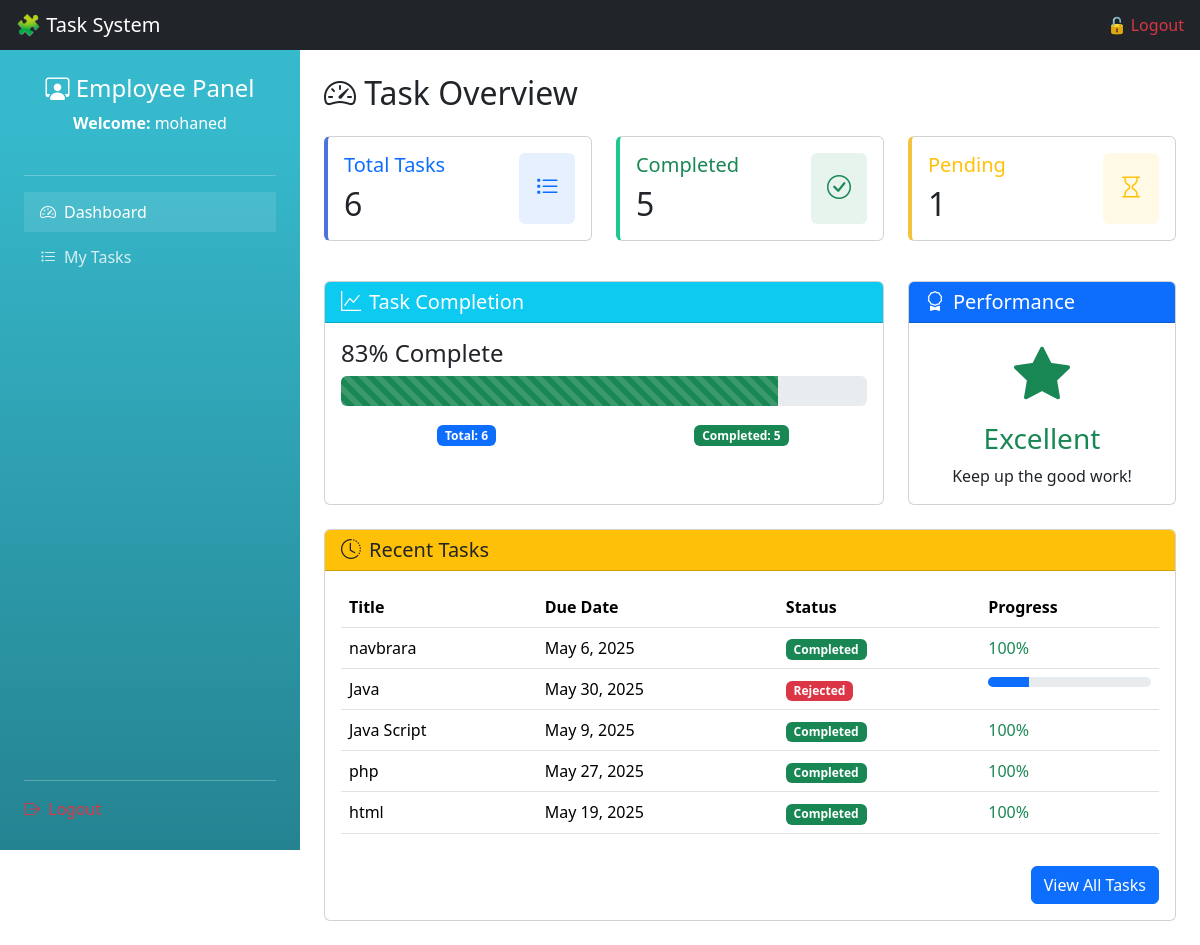
The app's page /views/employee/dashboard.php (signed in) with its own data.
### tables this page shows
CREATE TABLE `tasks` (
  `id` int(11) NOT NULL,
  `title` varchar(255) NOT NULL,
  `description` text DEFAULT NULL,
  `assigned_to` int(11) DEFAULT NULL,
  `created_by` int(11) DEFAULT NULL,
  `status` enum('assigned','in_progress','pending_review','accepted','rejected','completed') DEFAULT 'assigned',
  `due_date` date DEFAULT NULL,
  `created_at` timestamp NOT NULL DEFAULT current_timestamp(),
  `refusal_comment` text DEFAULT NULL,
  `employee_status` varchar(50) DEFAULT NULL
);

### includes/auth.php (called while the page is built, shortened)
<?php
function checkEmployee($conn)
{
    return [
        'employeeId' => $_SESSION['user_id'],
        'employeeName' => $_SESSION['user_name'] ?? 'Employee',
    ];
}

### models/task.php (called while the page is built, shortened)
<?php
class task {
    private $conn;
    public function __construct($dbConnection) {
        $this->conn = $dbConnection;
    }
    public function getTotalTasks($employeeId) {
        $stmt = $this->conn->prepare("SELECT COUNT(*) FROM tasks WHERE assigned_to = ?");
        $stmt->execute([$employeeId]);
        return (int) $stmt->fetchColumn();
    }
    public function getCompletedTasks($employeeId) {
        $stmt = $this->conn->prepare("SELECT COUNT(*) FROM tasks WHERE assigned_to = ? AND status = 'completed'");
        $stmt->execute([$employeeId]);
        return (int) $stmt->fetchColumn();
    }
public function getEmployeeRecentTasks($employeeId, $limit = 5) {
    $stmt = $this->conn->prepare("
        SELECT * FROM tasks
        WHERE assigned_to = :employeeId
        ORDER BY created_at DESC
        LIMIT :limit
    ");
    $stmt->bindValue(':employeeId', $employeeId, PDO::PARAM_INT);
    $stmt->bindValue(':limit', $limit, PDO::PARAM_INT);
    $stmt->execute();
    return $stmt->fetchAll(PDO::FETCH_ASSOC);
}
}

### views/employee/dashboard.php (the view, shortened to what this page needs)
<?php
require_once '../../config/db.php';
require_once '../../models/task.php';
require_once '../../includes/auth.php';
require_once '../../includes/header.php';
$auth = checkEmployee($conn);
$employeeId = $auth['employeeId'];
$employeeName = $auth['employeeName'];
$taskModel = new Task($conn);
$totalTasks = $taskModel->getTotalTasks($employeeId);
$completedTasks = $taskModel->getCompletedTasks($employeeId);
$pendingTasks = $totalTasks - $completedTasks;
$recentTasks = $taskModel->getEmployeeRecentTasks($employeeId, 5);
?>
<!DOCTYPE html>
<html lang="en">
<head>
    <link href="../../assets/bootstrap-5.3.3-dist/css/bootstrap.min.css" rel="stylesheet">
    <link rel="stylesheet" href="https://cdn.jsdelivr.net/npm/bootstrap-icons@1.10.0/font/bootstrap-icons.css">
</head>
<body>
<div class="container-fluid">
    <div class="row">
        <div class="col-md-3 sidebar text-white vh-100 p-4">
            <div class="d-flex flex-column h-100">
                <div class="mb-4 text-center">
                    <h4><i class="bi bi-person-workspace"></i> Employee Panel</h4>
                    <p class="mb-0"><strong>Welcome:</strong> <?= htmlspecialchars($employeeName) ?></p>
                </div>
                <hr class="bg-light">
                <div class="mb-3">
                    <ul class="nav flex-column">
                        <li class="nav-item">
                            <a href="dashboard.php" class="nav-link active"><i class="bi bi-speedometer2 me-2"></i>Dashboard</a>
                        </li>
                        <li class="nav-item">
                            <a href="my-tasks.php" class="nav-link"><i class="bi bi-list-task me-2"></i>My Tasks</a>
                        </li>
                    </ul>
                </div>
                <div class="mt-auto">
                    <hr class="bg-light">
                    <a href="../../public/logout.php" class="nav-link text-danger"><i class="bi bi-box-arrow-right me-2"></i>Logout</a>
                </div>
            </div>
        </div>
        <div class="col-md-9 p-4">
            <h2 class="mb-4"><i class="bi bi-speedometer2"></i> Task Overview</h2>
            <div class="row mb-4">
                <div class="col-md-4 mb-3">
                    <div class="card stat-card total h-100">
                        <div class="card-body">
                            <div class="d-flex justify-content-between">
                                <div>
                                    <h5 class="card-title text-primary">Total Tasks</h5>
                                    <h2 class="mb-0"><?= $totalTasks ?></h2>
                                </div>
                                <div class="bg-primary bg-opacity-10 p-3 rounded">
                                    <i class="bi bi-list-task text-primary" style="font-size: 1.5rem;"></i>
                                </div>
                            </div>
                        </div>
                    </div>
                </div>
                <div class="col-md-4 mb-3">
                    <div class="card stat-card completed h-100">
                        <div class="card-body">
                            <div class="d-flex justify-content-between">
                                <div>
                                    <h5 class="card-title text-success">Completed</h5>
                                    <h2 class="mb-0"><?= $completedTasks ?></h2>
                                </div>
                                <div class="bg-success bg-opacity-10 p-3 rounded">
                                    <i class="bi bi-check-circle text-success" style="font-size: 1.5rem;"></i>
                                </div>
                            </div>
                        </div>
                    </div>
                </div>
                <div class="col-md-4 mb-3">
                    <div class="card stat-card pending h-100">
                        <div class="card-body">
                            <div class="d-flex justify-content-between">
                                <div>
                                    <h5 class="card-title text-warning">Pending</h5>
                                    <h2 class="mb-0"><?= $pendingTasks ?></h2>
                                </div>
                                <div class="bg-warning bg-opacity-10 p-3 rounded">
                                    <i class="bi bi-hourglass text-warning" style="font-size: 1.5rem;"></i>
                                </div>
                            </div>
                        </div>
                    </div>
                </div>
            </div>
            <div class="row mb-4">
                <div class="col-md-8">
                    <div class="card h-100">
                        <div class="card-header bg-info text-white">
                            <h5 class="mb-0"><i class="bi bi-graph-up me-2"></i>Task Completion</h5>
                        </div>
                        <div class="card-body">
                            <?php if ($totalTasks > 0): ?>
                                <?php
                                $completionRate = round(($completedTasks / $totalTasks) * 100);
                                $progressClass = $completionRate > 75 ? 'success' : ($completionRate > 50 ? 'info' : 'warning');
                                ?>
                                <h4><?= $completionRate ?>% Complete</h4>
                                <div class="progress mb-3" style="height: 30px;">
                                    <div class="progress-bar bg-<?= $progressClass ?> progress-bar-striped progress-bar-animated"
                                         role="progressbar"
                                         style="width: <?= $completionRate ?>%"
                                         aria-valuenow="<?= $completionRate ?>"
                                         aria-valuemin="0"
                                         aria-valuemax="100">
                                    </div>
                                </div>
                                <div class="row text-center">
                                    <div class="col-md-6">
                                        <span class="badge bg-primary">Total: <?= $totalTasks ?></span>
                                    </div>
                                    <div class="col-md-6">
                                        <span class="badge bg-success">Completed: <?= $completedTasks ?></span>
                                    </div>
                                </div>
                            <?php else: ?>
                                <div class="alert alert-info">No tasks assigned yet.</div>
                            <?php endif; ?>
                        </div>
                    </div>
                </div>
                <div class="col-md-4">
                    <div class="card h-100">
                        <div class="card-header bg-primary text-white">
                            <h5 class="mb-0"><i class="bi bi-award me-2"></i>Performance</h5>
                        </div>
                        <div class="card-body text-center">
                            <?php if ($totalTasks > 0): ?>
                                <?php
                                $performance = '';
                                $performanceClass = '';
                                if ($completionRate >= 80) {
                                    $performance = 'Excellent';
                                    $performanceClass = 'success';
                                } elseif ($completionRate >= 50) {
                                    $performance = 'Good';
                                    $performanceClass = 'info';
                                } else {
                                    $performance = 'Needs Improvement';
                                    $performanceClass = 'warning';
                                }
                                ?>
                                <div class="display-4 mb-3 text-<?= $performanceClass ?>">
                                    <i class="bi bi-<?= $completionRate >= 80 ? 'star-fill' : ($completionRate >= 50 ? 'star-half' : 'exclamation-triangle-fill') ?>"></i>
                                </div>
                                <h3 class="text-<?= $performanceClass ?>"><?= $performance ?></h3>
                                <p class="mb-0">Keep up the good work!</p>
                            <?php else: ?>
                                <div class="alert alert-info">No tasks to measure performance.</div>
                            <?php endif; ?>
                        </div>
                    </div>
                </div>
            </div>
            <div class="row">
                <div class="col-12">
                    <div class="card">
                        <div class="card-header bg-warning text-dark">
                            <h5 class="mb-0"><i class="bi bi-clock-history me-2"></i>Recent Tasks</h5>
                        </div>
                        <div class="card-body">
                            <?php if (empty($recentTasks)): ?>
                                <div class="alert alert-info">No recent tasks found.</div>
                            <?php else: ?>
                                <div class="table-responsive">
                                    <table class="table">
                                        <thead>
                                            <tr>
                                                <th>Title</th>
                                                <th>Due Date</th>
                                                <th>Status</th>
                                                <th>Progress</th>
                                            </tr>
                                        </thead>
                                        <tbody>
                                            <?php foreach ($recentTasks as $task): ?>
                                                <tr>
                                                    <td><?= htmlspecialchars($task['title']) ?></td>
                                                    <td><?= date('M j, Y', strtotime($task['due_date'])) ?></td>
                                                    <td>
                                                        <?php
                                                        $badgeClass = match($task['status']) {
                                                            'completed' => 'success',
                                                            'assigned' => 'warning',
                                                            'pending_review' => 'info',
                                                            'rejected' => 'danger',
                                                            default => 'secondary'
                                                        };
                                                        ?>
                                                        <span class="badge bg-<?= $badgeClass ?>"><?= ucfirst($task['status']) ?></span>
                                                    </td>
                                                    <td>
                                                        <?php if ($task['status'] === 'completed'): ?>
                                                            <span class="text-success">100%</span>
                                                        <?php else: ?>
                                                            <div class="progress">
                                                                <div class="progress-bar"
                                                                    role="progressbar"
                                                                    style="width: <?= $task['progress'] ?? 25 ?>%"
                                                                    aria-valuenow="<?= $task['progress'] ?? 25 ?>"
                                                                    aria-valuemin="0"
                                                                    aria-valuemax="100">
                                                                </div>
                                                            </div>
                                                        <?php endif; ?>
                                                    </td>
                                                </tr>
                                            <?php endforeach; ?>
                                        </tbody>
                                    </table>
                                </div>
                                <div class="text-end mt-3">
                                    <a href="my-tasks.php" class="btn btn-primary">View All Tasks</a>
                                </div>
                            <?php endif; ?>
                        </div>
                    </div>
                </div>
            </div>
        </div>
    </div>
</div>
</body>
</html>

### views/employee/dashboard.php (style rules this page uses)
.stat-card { transition: transform 0.3s; border-left: 4px solid; }
.stat-card.total { border-left-color: #4e73df; }
.stat-card.completed { border-left-color: #1cc88a; }
.stat-card.pending { border-left-color: #f6c23e; }
.progress { height: 10px; }
.sidebar { background: linear-gradient(180deg, #36b9cc 10%, #258391 100%); }
.sidebar .nav-link { color: rgba(255, 255, 255, 0.8); margin-bottom: 5px; }
.sidebar .nav-link:hover, .sidebar .nav-link.active { color: #fff; background-color: rgba(255, 255, 255, 0.1); }

### records on screen
tasks: title "navbrara", due_date "May 6, 2025", status "Completed", shows "100%"
tasks: title "Java", due_date "May 30, 2025", status "Rejected", $task['progress'] 25 (drawn)
tasks: title "Java Script", due_date "May 9, 2025", status "Completed", shows "100%"
tasks: title "php", due_date "May 27, 2025", status "Completed", shows "100%"
tasks: title "html", due_date "May 19, 2025", status "Completed", shows "100%"

### other values on screen
$employeeName "mohaned"
$totalTasks "6"
$completedTasks "5"
$pendingTasks "1"
$completionRate "83"
$performance "Excellent"
